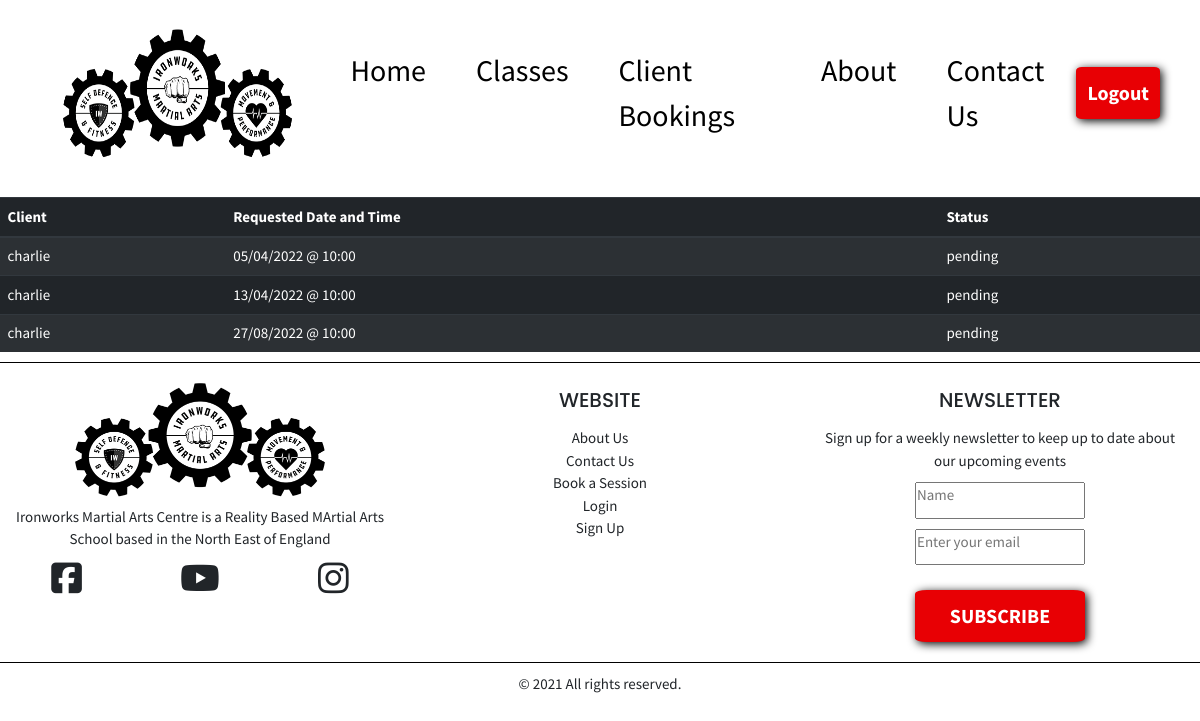
Screenshot of /ptbookings/booked_sessions (signed in) with the database file from the repository.
### pt_bookings/models.py (models this page shows, shortened)
class BookPTSession(models.Model):
    user = models.ForeignKey(
        User,
        null=True,
        on_delete=models.CASCADE
    )
    staff = models.CharField(max_length=15, choices=ptStaff, default='karen')
    requested_date = models.DateField()
    requested_time = models.CharField(
        max_length=10, choices=time_choices, default='10:00')
    status = models.CharField(
        max_length=10, choices=status_choices, default='pending')

### pt_bookings/views.py (the view)
# urls.py: path('booked_sessions', views.view_booked_sessions, name='booked_sessions'),
def view_booked_sessions(request):
    if request.user.is_authenticated:
        if request.user.is_superuser:
            booked_sessions = BookPTSession.objects.filter(staff=request.user).order_by('requested_date')
        else:
            booked_sessions = BookPTSession.objects.filter(user=request.user).order_by('requested_date')
        template = 'pt_bookings/booked_sessions.html'
        context = {
            'sessions': booked_sessions
        }
        return render(request, template, context)

### pt_bookings/templates/pt_bookings/booked_sessions.html (shortened to what this page needs)
{% extends "base.html" %}
{% load static %}
{% block content %}
<div>
    <table class="table table-striped table-dark table-responsive-lg">
        {% if user.is_superuser %}
            <thead>
                <tr>
                    <th>Client</th>
                    <th>Requested Date and Time</th>
                    <th>Status</th>
                </tr>
            </thead>
            <tbody>
                {% for session in sessions %}
                <tr>
                    <td>{{ session.user }}</td>
                    <td>{{ session.requested_date }} @ {{ session.requested_time }}</td>
                    <td>{{ session.status }}</td>
                </tr>
                {% endfor %}
            </tbody>
        {% endif %}
    </table>
</div>
{% endblock %}

### static/css/style.css (style rules this page uses)
:root { font-size: 62.5%; --clr-dark: #000; --clr-accent: #E80004; --clr-light: #fff; }
* { box-sizing: border-box; margin: 0; padding: 0; }
html, body { font-family: 'Source Sans Pro', sans-serif; max-width: 1450px; margin: 0 auto; font-size: 1.5rem; }

### rows the page displays
BookPTSession: user "charlie", requested_date "05/04/2022", requested_time "10:00", status "pending"
BookPTSession: user "charlie", requested_date "13/04/2022", requested_time "10:00", status "pending"
BookPTSession: user "charlie", requested_date "27/08/2022", requested_time "10:00", status "pending"
